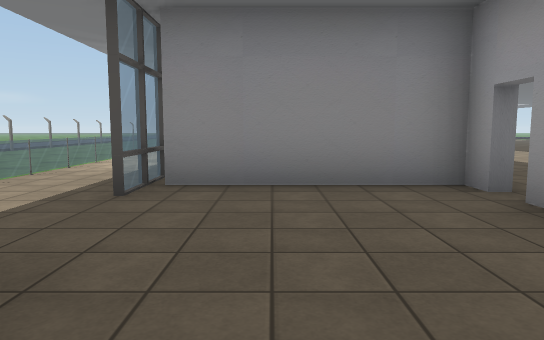
view 1 (above)

14 first-person views from a walk through a Unity game level. The camera is 1.3 m above the floor, tilts 6° down and sees 70° across. Doors are open. The floor is counted in squares, 2 m on a side. Each view is taken from the middle of a square. On the plan, view 1 faces up. The plan holds only what a view shows up to about 11 squares ahead; the rest is blank. The place goes on beyond the plan. The player is left out. Some surface patterns are stand-ins.

view 2
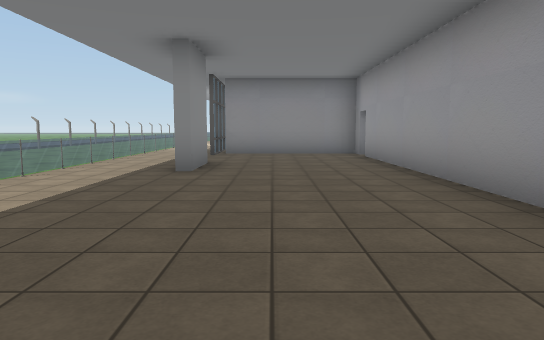

view 3
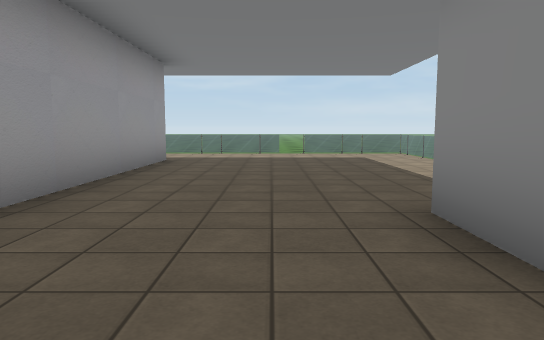

view 4
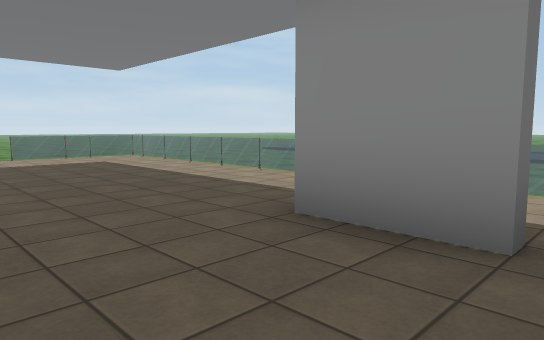

view 5
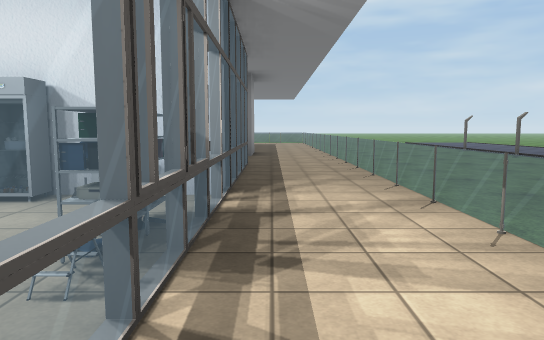

view 6
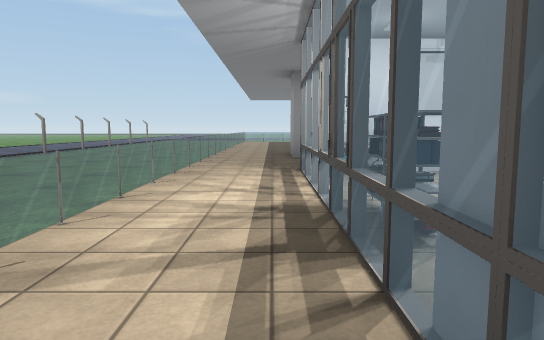

view 7
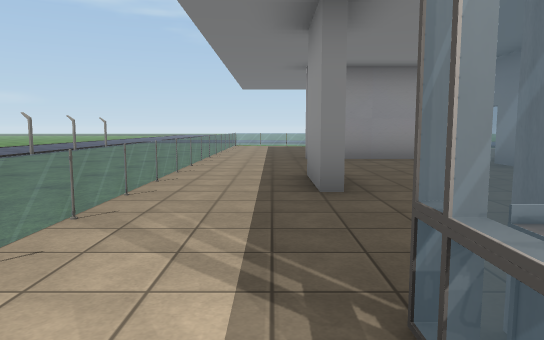

view 8
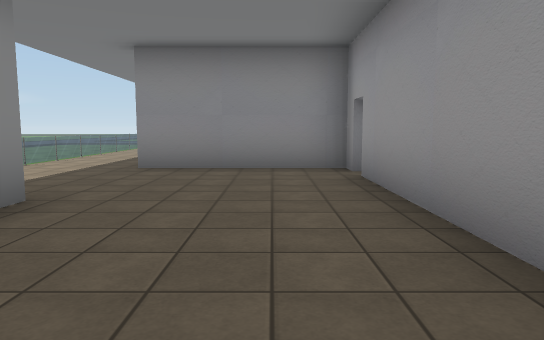

view 9
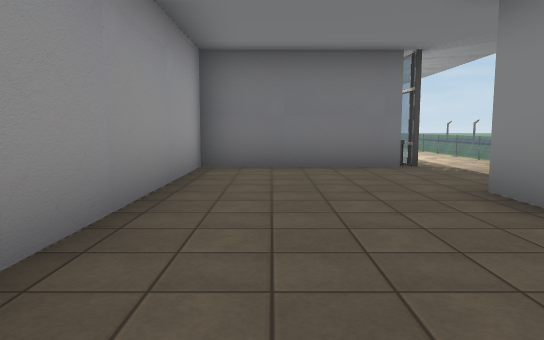

view 10
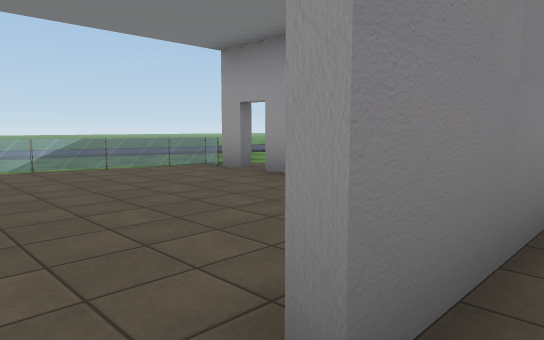

view 11
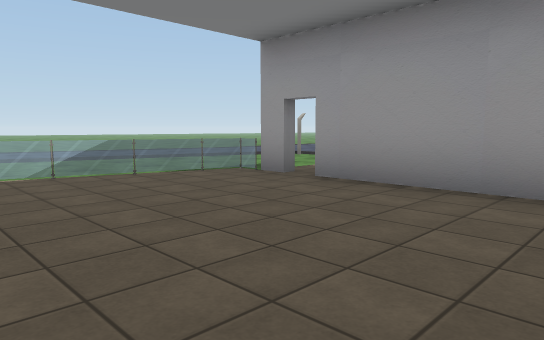

view 12
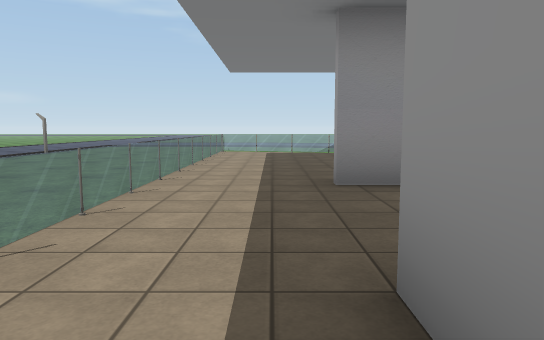

view 13
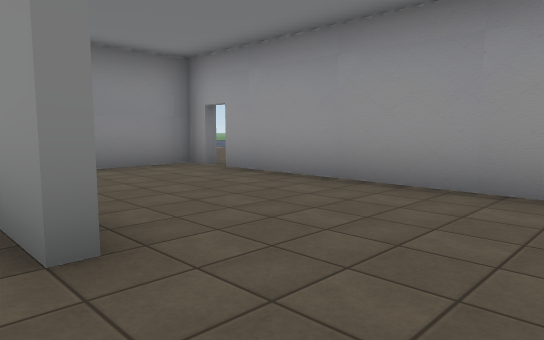

view 14
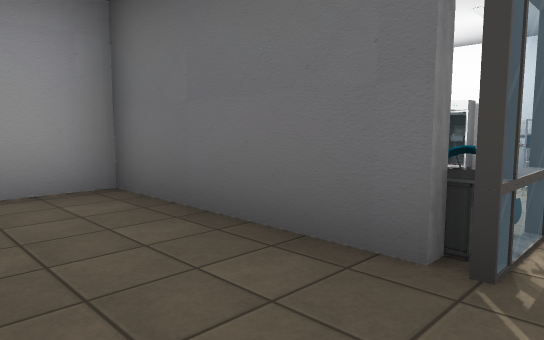

### Floor plan
Key: @ floor where view 1 was taken; # wall or solid block; x gap in a wall; . floor; / step, stairs or slope; = window, fence, low wall or low ledge; T table; F fridge; L lamp; C chair; O other object.
Columns run from 8 left of view 1 to 6 right of it. Each row starts with its distance up from view 1.
 29         .//...
 28        ....../
 27        .......#
 26 O....====......
 25 .....=...==..
 24 .....=....x.
 23 .....=....#
 22 .....=....#
 21 L....=....#
 20 .....=.####.
 19  ....=....x.
 18  ....=....#
 17 O....=....#
 16 .....=.#..#
 15  ....=....#
 14  ....=....#
 13  ....=.O..#
 12   ...=CT###
 11  ....=.O.
 10  ....=.=
  9   ...=.#
  8   ...=.=F
  7    ..=TO#F
  6   ...=.#
  5  ....=.=###.
  4  ....=.=..#.
  3 .....=....#
  2 .....=....#
  1 L....=.#..#
  0 .....=..@.#
 -1      =....#
 -2      =....#
 -3    ..=....#
 -4   ...=....#
 -5  ....=....#
 -6  ....=.....
 -7   ...==xx==
 -8    .....
 -9     ....

Where each view was taken, in squares from view 1:
view 1: 0 up, 0 right, facing up
view 2: 6 down, 0 right, facing up
view 3: 3 up, 0 right, facing down
view 4: 2 up, 1 right, facing down-left
view 5: 11 up, 2 left, facing down
view 6: 6 up, 2 left, facing up
view 7: 11 up, 2 left, facing up
view 8: 13 up, 1 right, facing up
view 9: 19 up, 1 right, facing down
view 10: 19 up, 2 left, facing up-right
view 11: 20 up, 2 left, facing up-right
view 12: 15 up, 2 left, facing up
view 13: 13 up, 2 left, facing up-right
view 14: 14 up, 2 left, facing down-right
